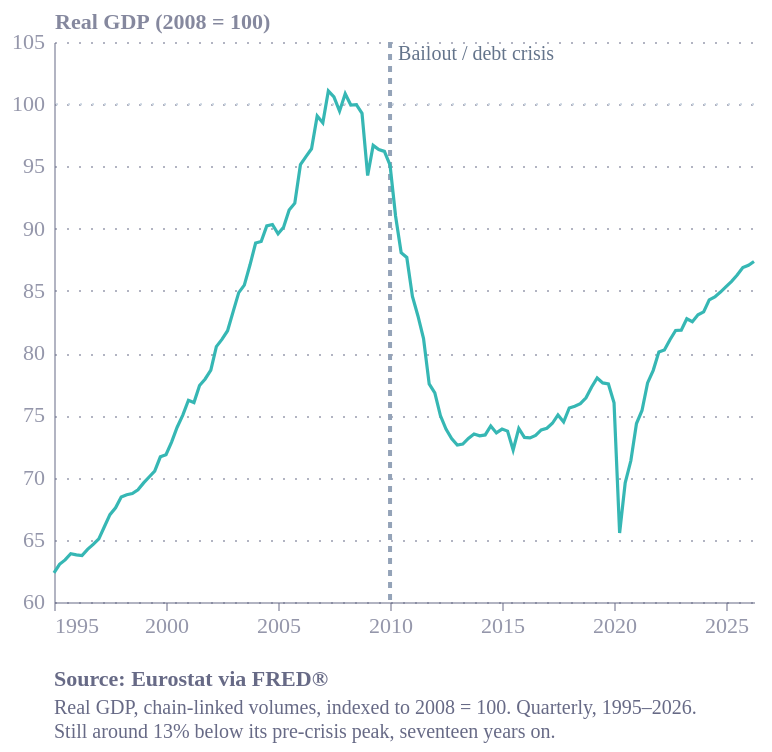

Express this chart as Vega-Lite.
### Vega-Lite specification from a JSON file in a GitHub repository (floating-point values rounded to 4 significant figures)
{"config": {"font": "Circular Std", "text": {"color": "#676A86", "align": "left", "baseline": "middle", "dx": 7, "dy": 0, "fontSize": 11}, "view": {"stroke": "transparent", "continuousWidth": 400, "continuousHeight": 300, "discreteWidth": 400, "discreteHeight": 300, "fill": "transparent"}, "range": {"category": ["#36B7B4", "#E6224B", "#F4C245", "#0063AF", "#00A767", "#179FDB", "#EB5C2E"], "diverging": ["#E6224B", "#E54753", "#C9C9C9", "#179FDB", "#122B39"], "heatmap": ["#C9C9C9", "#179FDB", "#0063AF", "#122B39"], "ordinal": ["#00A767", "#36B7B4", "#179FDB", "#0063AF", "#243B5A"]}, "bar": {"color": "#179fdb"}, "line": {"color": "#e6224b"}, "rule": {"color": "#676A86"}, "area": {"opacity": 0.3}, "point": {"filled": true, "size": 80, "color": "#e6224b", "opacity": 0.95}, "geoshape": {"stroke": "white", "strokeWidth": 0.3}, "rect": {"fill": "#d6d4d4", "opacity": 0.3}, "axis": {"labelColor": "#676A86", "labelFontSize": 11, "labelFont": "Circular Std", "labelOpacity": 0.7, "tickColor": "#676A86", "tickOpacity": 0.5, "domainColor": "#676A86", "domainOpacity": 0.5, "gridColor": "#676A86", "gridDash": [2, 2], "gridOpacity": 0.5, "title": null, "titleColor": "#676A86", "titleOpacity": 0.8, "tickSize": 4}, "axisXDiscrete": {"grid": false, "labelAngle": 0, "tickCount": 10, "tickOpacity": 0.5, "title": null}, "axisYDiscrete": {"ticks": false, "labelPadding": 5}, "axisXTemporal": {"grid": false, "ticks": true}, "axisXQuantitative": {"grid": true}, "axisYQuantitative": {"gridColor": "#676A86", "gridDash": [1, 5], "gridOpacity": 0.5, "ticks": false, "labelPadding": 5, "tickCount": 8, "titleAngle": 0, "titleAlign": "left", "titleBaseline": "bottom", "titleX": 0, "titleY": -5}, "title": {"color": "#676A86E6", "subtitleColor": "#676A86", "font": "Circular Std", "subtitleFont": "Circular Std", "anchor": "start", "fontSize": 14, "subtitleFontSize": 12, "subtitlePadding": 4, "offset": 0, "frame": "group"}, "legend": {"titleColor": "#122b39", "title": null, "labelColor": "#122b39", "labelFontSize": 11}, "background": "white"}, "layer": [{"data": {"name": "data-9d78020f76d997398dca41cfa4b6d9e0"}, "mark": {"type": "rule", "color": "#cbd5e1", "strokeDash": [1, 5], "strokeWidth": 1}, "encoding": {"y": {"field": "y", "type": "quantitative"}}}, {"data": {"name": "data-eec4d0e1c8ca3a597bb1bad794ea943f"}, "mark": {"type": "rule", "color": "#94a3b8", "strokeDash": [3, 3], "strokeWidth": 2}, "encoding": {"x": {"field": "date", "type": "temporal"}}}, {"data": {"name": "data-eec4d0e1c8ca3a597bb1bad794ea943f"}, "mark": {"type": "text", "align": "left", "color": "#64748b", "dx": 4, "dy": -4, "fontSize": 10}, "encoding": {"text": {"field": "label", "type": "nominal"}, "x": {"field": "date", "type": "temporal"}, "y": {"value": 10}}}, {"data": {"name": "data-cc271c2f677c384350f651e44cf85886"}, "mark": {"type": "line", "strokeWidth": 1.6}, "encoding": {"color": {"field": "series", "legend": null, "type": "nominal"}, "x": {"axis": {"format": "%Y", "tickCount": 8}, "field": "date", "title": null, "type": "temporal"}, "y": {"field": "index", "scale": {"zero": false}, "title": "Real GDP (2008 = 100)", "type": "quantitative"}}}], "height": 280, "title": {"text": "Source: Eurostat via FRED®", "anchor": "start", "color": "#676A86", "dy": 12, "fontSize": 11, "orient": "bottom", "subtitle": ["Real GDP, chain-linked volumes, indexed to 2008 = 100. Quarterly, 1995–2026.", "Still around 13% below its pre-crisis peak, seventeen years on."], "subtitleColor": "#676A86", "subtitleFontSize": 10}, "width": 350, "$schema": "https://vega.github.io/schema/vega-lite/v6.4.1.json", "datasets": {"data-9d78020f76d997398dca41cfa4b6d9e0": [{"y": 100}], "data-eec4d0e1c8ca3a597bb1bad794ea943f": [{"date": "2010-01-01T00:00:00", "label": "Bailout / debt crisis"}], "data-cc271c2f677c384350f651e44cf85886": [{"date": "1995-01-01T00:00:00", "value": 38620.0, "index": 62.35, "series": "gdp"}, {"date": "1995-04-01T00:00:00", "value": 39040.0, "index": 63.03, "series": "gdp"}, {"date": "1995-07-01T00:00:00", "value": 39260.0, "index": 63.38, "series": "gdp"}, {"date": "1995-10-01T00:00:00", "value": 39570.0, "index": 63.88, "series": "gdp"}, {"date": "1996-01-01T00:00:00", "value": 39510.0, "index": 63.78, "series": "gdp"}, {"date": "1996-04-01T00:00:00", "value": 39480.0, "index": 63.74, "series": "gdp"}, {"date": "1996-07-01T00:00:00", "value": 39790.0, "index": 64.23, "series": "gdp"}, {"date": "1996-10-01T00:00:00", "value": 40040.0, "index": 64.63, "series": "gdp"}, {"date": "1997-01-01T00:00:00", "value": 40310.0, "index": 65.07, "series": "gdp"}, {"date": "1997-04-01T00:00:00", "value": 40920.0, "index": 66.05, "series": "gdp"}, {"date": "1997-07-01T00:00:00", "value": 41520.0, "index": 67.02, "series": "gdp"}, {"date": "1997-10-01T00:00:00", "value": 41860.0, "index": 67.57, "series": "gdp"}, {"date": "1998-01-01T00:00:00", "value": 42400.0, "index": 68.44, "series": "gdp"}, {"date": "1998-04-01T00:00:00", "value": 42510.0, "index": 68.62, "series": "gdp"}, {"date": "1998-07-01T00:00:00", "value": 42570.0, "index": 68.72, "series": "gdp"}, {"date": "1998-10-01T00:00:00", "value": 42750.0, "index": 69.01, "series": "gdp"}, {"date": "1999-01-01T00:00:00", "value": 43100.0, "index": 69.57, "series": "gdp"}, {"date": "1999-04-01T00:00:00", "value": 43390.0, "index": 70.05, "series": "gdp"}, {"date": "1999-07-01T00:00:00", "value": 43680.0, "index": 70.51, "series": "gdp"}, {"date": "1999-10-01T00:00:00", "value": 44390.0, "index": 71.66, "series": "gdp"}, {"date": "2000-01-01T00:00:00", "value": 44500.0, "index": 71.84, "series": "gdp"}, {"date": "2000-04-01T00:00:00", "value": 45130.0, "index": 72.85, "series": "gdp"}, {"date": "2000-07-01T00:00:00", "value": 45870.0, "index": 74.04, "series": "gdp"}, {"date": "2000-10-01T00:00:00", "value": 46470.0, "index": 75.02, "series": "gdp"}, {"date": "2001-01-01T00:00:00", "value": 47210.0, "index": 76.21, "series": "gdp"}, {"date": "2001-04-01T00:00:00", "value": 47100.0, "index": 76.03, "series": "gdp"}, {"date": "2001-07-01T00:00:00", "value": 47950.0, "index": 77.4, "series": "gdp"}, {"date": "2001-10-01T00:00:00", "value": 48270.0, "index": 77.93, "series": "gdp"}, {"date": "2002-01-01T00:00:00", "value": 48720.0, "index": 78.64, "series": "gdp"}, {"date": "2002-04-01T00:00:00", "value": 49880.0, "index": 80.52, "series": "gdp"}, {"date": "2002-07-01T00:00:00", "value": 50240.0, "index": 81.1, "series": "gdp"}, {"date": "2002-10-01T00:00:00", "value": 50670.0, "index": 81.8, "series": "gdp"}, {"date": "2003-01-01T00:00:00", "value": 51640.0, "index": 83.36, "series": "gdp"}, {"date": "2003-04-01T00:00:00", "value": 52570.0, "index": 84.86, "series": "gdp"}, {"date": "2003-07-01T00:00:00", "value": 52940.0, "index": 85.46, "series": "gdp"}, {"date": "2003-10-01T00:00:00", "value": 53940.0, "index": 87.08, "series": "gdp"}, {"date": "2004-01-01T00:00:00", "value": 55040.0, "index": 88.85, "series": "gdp"}, {"date": "2004-04-01T00:00:00", "value": 55120.0, "index": 88.97, "series": "gdp"}, {"date": "2004-07-01T00:00:00", "value": 55890.0, "index": 90.22, "series": "gdp"}, {"date": "2004-10-01T00:00:00", "value": 55960.0, "index": 90.34, "series": "gdp"}, {"date": "2005-01-01T00:00:00", "value": 55500.0, "index": 89.59, "series": "gdp"}, {"date": "2005-04-01T00:00:00", "value": 55830.0, "index": 90.12, "series": "gdp"}, {"date": "2005-07-01T00:00:00", "value": 56680.0, "index": 91.5, "series": "gdp"}, {"date": "2005-10-01T00:00:00", "value": 57020.0, "index": 92.05, "series": "gdp"}, {"date": "2006-01-01T00:00:00", "value": 58940.0, "index": 95.14, "series": "gdp"}, {"date": "2006-04-01T00:00:00", "value": 59340.0, "index": 95.79, "series": "gdp"}, {"date": "2006-07-01T00:00:00", "value": 59730.0, "index": 96.42, "series": "gdp"}, {"date": "2006-10-01T00:00:00", "value": 61360.0, "index": 99.06, "series": "gdp"}, {"date": "2007-01-01T00:00:00", "value": 61030.0, "index": 98.51, "series": "gdp"}, {"date": "2007-04-01T00:00:00", "value": 62610.0, "index": 101.1, "series": "gdp"}, {"date": "2007-07-01T00:00:00", "value": 62320.0, "index": 100.6, "series": "gdp"}, {"date": "2007-10-01T00:00:00", "value": 61600.0, "index": 99.44, "series": "gdp"}, {"date": "2008-01-01T00:00:00", "value": 62470.0, "index": 100.8, "series": "gdp"}, {"date": "2008-04-01T00:00:00", "value": 61910.0, "index": 99.93, "series": "gdp"}, {"date": "2008-07-01T00:00:00", "value": 61930.0, "index": 99.96, "series": "gdp"}, {"date": "2008-10-01T00:00:00", "value": 61500.0, "index": 99.27, "series": "gdp"}, {"date": "2009-01-01T00:00:00", "value": 58400.0, "index": 94.27, "series": "gdp"}, {"date": "2009-04-01T00:00:00", "value": 59900.0, "index": 96.69, "series": "gdp"}, {"date": "2009-07-01T00:00:00", "value": 59690.0, "index": 96.36, "series": "gdp"}, {"date": "2009-10-01T00:00:00", "value": 59600.0, "index": 96.21, "series": "gdp"}, {"date": "2010-01-01T00:00:00", "value": 58920.0, "index": 95.11, "series": "gdp"}, {"date": "2010-04-01T00:00:00", "value": 56390.0, "index": 91.02, "series": "gdp"}, {"date": "2010-07-01T00:00:00", "value": 54560.0, "index": 88.08, "series": "gdp"}, {"date": "2010-10-01T00:00:00", "value": 54320.0, "index": 87.69, "series": "gdp"}, {"date": "2011-01-01T00:00:00", "value": 52380.0, "index": 84.55, "series": "gdp"}, {"date": "2011-04-01T00:00:00", "value": 51410.0, "index": 82.98, "series": "gdp"}, {"date": "2011-07-01T00:00:00", "value": 50280.0, "index": 81.17, "series": "gdp"}, {"date": "2011-10-01T00:00:00", "value": 48020.0, "index": 77.52, "series": "gdp"}, {"date": "2012-01-01T00:00:00", "value": 47580.0, "index": 76.81, "series": "gdp"}, {"date": "2012-04-01T00:00:00", "value": 46450.0, "index": 74.99, "series": "gdp"}, {"date": "2012-07-01T00:00:00", "value": 45780.0, "index": 73.9, "series": "gdp"}, {"date": "2012-10-01T00:00:00", "value": 45300.0, "index": 73.13, "series": "gdp"}, {"date": "2013-01-01T00:00:00", "value": 44980.0, "index": 72.61, "series": "gdp"}, {"date": "2013-04-01T00:00:00", "value": 45030.0, "index": 72.7, "series": "gdp"}, {"date": "2013-07-01T00:00:00", "value": 45310.0, "index": 73.14, "series": "gdp"}, {"date": "2013-10-01T00:00:00", "value": 45540.0, "index": 73.5, "series": "gdp"}, {"date": "2014-01-01T00:00:00", "value": 45440.0, "index": 73.35, "series": "gdp"}, {"date": "2014-04-01T00:00:00", "value": 45490.0, "index": 73.43, "series": "gdp"}, {"date": "2014-07-01T00:00:00", "value": 45930.0, "index": 74.15, "series": "gdp"}, {"date": "2014-10-01T00:00:00", "value": 45590.0, "index": 73.59, "series": "gdp"}, {"date": "2015-01-01T00:00:00", "value": 45780.0, "index": 73.9, "series": "gdp"}, {"date": "2015-04-01T00:00:00", "value": 45680.0, "index": 73.73, "series": "gdp"}, {"date": "2015-07-01T00:00:00", "value": 44740.0, "index": 72.21, "series": "gdp"}, {"date": "2015-10-01T00:00:00", "value": 45810.0, "index": 73.95, "series": "gdp"}, {"date": "2016-01-01T00:00:00", "value": 45370.0, "index": 73.23, "series": "gdp"}, {"date": "2016-04-01T00:00:00", "value": 45340.0, "index": 73.19, "series": "gdp"}, {"date": "2016-07-01T00:00:00", "value": 45470.0, "index": 73.39, "series": "gdp"}, {"date": "2016-10-01T00:00:00", "value": 45740.0, "index": 73.83, "series": "gdp"}, {"date": "2017-01-01T00:00:00", "value": 45820.0, "index": 73.96, "series": "gdp"}, {"date": "2017-04-01T00:00:00", "value": 46070.0, "index": 74.36, "series": "gdp"}, {"date": "2017-07-01T00:00:00", "value": 46480.0, "index": 75.03, "series": "gdp"}, {"date": "2017-10-01T00:00:00", "value": 46130.0, "index": 74.47, "series": "gdp"}, {"date": "2018-01-01T00:00:00", "value": 46830.0, "index": 75.59, "series": "gdp"}, {"date": "2018-04-01T00:00:00", "value": 46920.0, "index": 75.73, "series": "gdp"}, {"date": "2018-07-01T00:00:00", "value": 47040.0, "index": 75.94, "series": "gdp"}, {"date": "2018-10-01T00:00:00", "value": 47330.0, "index": 76.41, "series": "gdp"}, {"date": "2019-01-01T00:00:00", "value": 47880.0, "index": 77.28, "series": "gdp"}, {"date": "2019-04-01T00:00:00", "value": 48320.0, "index": 78.0, "series": "gdp"}, {"date": "2019-07-01T00:00:00", "value": 48080.0, "index": 77.61, "series": "gdp"}, {"date": "2019-10-01T00:00:00", "value": 48020.0, "index": 77.52, "series": "gdp"}, {"date": "2020-01-01T00:00:00", "value": 47080.0, "index": 76.0, "series": "gdp"}, {"date": "2020-04-01T00:00:00", "value": 40610.0, "index": 65.55, "series": "gdp"}, {"date": "2020-07-01T00:00:00", "value": 43100.0, "index": 69.58, "series": "gdp"}, {"date": "2020-10-01T00:00:00", "value": 44200.0, "index": 71.35, "series": "gdp"}, {"date": "2021-01-01T00:00:00", "value": 46050.0, "index": 74.34, "series": "gdp"}, {"date": "2021-04-01T00:00:00", "value": 46700.0, "index": 75.39, "series": "gdp"}, {"date": "2021-07-01T00:00:00", "value": 48070.0, "index": 77.6, "series": "gdp"}, {"date": "2021-10-01T00:00:00", "value": 48700.0, "index": 78.62, "series": "gdp"}, {"date": "2022-01-01T00:00:00", "value": 49620.0, "index": 80.1, "series": "gdp"}, {"date": "2022-04-01T00:00:00", "value": 49720.0, "index": 80.25, "series": "gdp"}, {"date": "2022-07-01T00:00:00", "value": 50230.0, "index": 81.08, "series": "gdp"}, {"date": "2022-10-01T00:00:00", "value": 50690.0, "index": 81.82, "series": "gdp"}, {"date": "2023-01-01T00:00:00", "value": 50700.0, "index": 81.85, "series": "gdp"}, {"date": "2023-04-01T00:00:00", "value": 51270.0, "index": 82.76, "series": "gdp"}, {"date": "2023-07-01T00:00:00", "value": 51120.0, "index": 82.52, "series": "gdp"}, {"date": "2023-10-01T00:00:00", "value": 51460.0, "index": 83.07, "series": "gdp"}, {"date": "2024-01-01T00:00:00", "value": 51610.0, "index": 83.31, "series": "gdp"}, {"date": "2024-04-01T00:00:00", "value": 52210.0, "index": 84.28, "series": "gdp"}, {"date": "2024-07-01T00:00:00", "value": 52360.0, "index": 84.52, "series": "gdp"}, {"date": "2024-10-01T00:00:00", "value": 52600.0, "index": 84.91, "series": "gdp"}, {"date": "2025-01-01T00:00:00", "value": 52870.0, "index": 85.35, "series": "gdp"}, {"date": "2025-04-01T00:00:00", "value": 53130.0, "index": 85.76, "series": "gdp"}, {"date": "2025-07-01T00:00:00", "value": 53450.0, "index": 86.28, "series": "gdp"}, {"date": "2025-10-01T00:00:00", "value": 53820.0, "index": 86.88, "series": "gdp"}, {"date": "2026-01-01T00:00:00", "value": 53930.0, "index": 87.06, "series": "gdp"}, {"date": "2026-04-01T00:00:00", "value": 54120.0, "index": 87.36, "series": "gdp"}]}}
